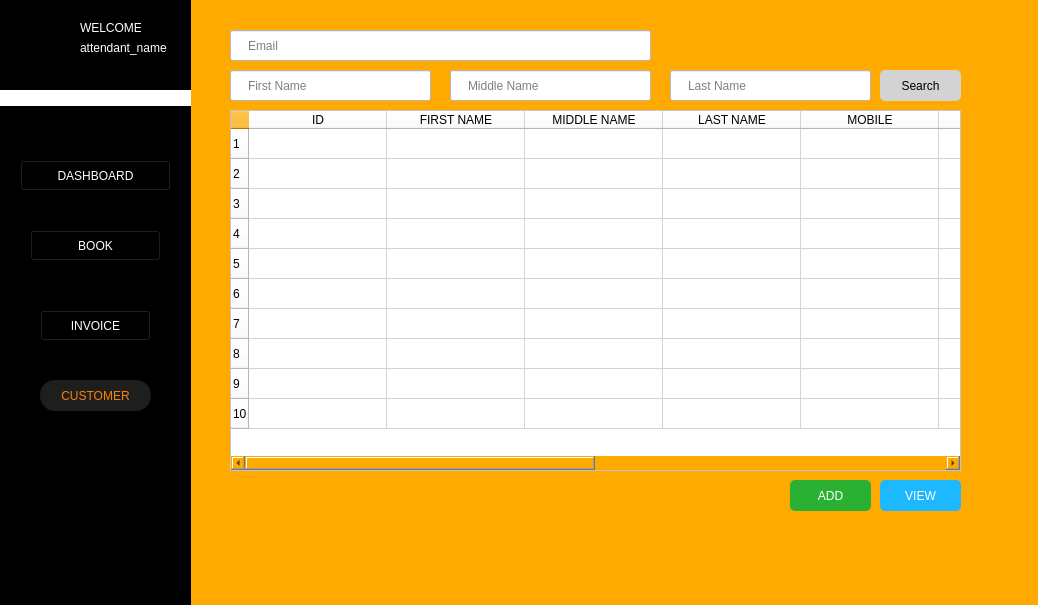
<?xml version="1.0" encoding="UTF-8"?>
<ui version="4.0">
 <class>CustomerWindow</class>
 <widget class="QWidget" name="CustomerWindow">
  <property name="geometry">
   <rect>
    <x>0</x>
    <y>0</y>
    <width>1038</width>
    <height>605</height>
   </rect>
  </property>
  <property name="windowTitle">
   <string>Form</string>
  </property>
  <property name="styleSheet">
   <string notr="true">background-color: rgb(255, 170, 0);</string>
  </property>
  <widget class="QPushButton" name="btn_customer_add">
   <property name="geometry">
    <rect>
     <x>790</x>
     <y>480</y>
     <width>81</width>
     <height>31</height>
    </rect>
   </property>
   <property name="styleSheet">
    <string notr="true">color: rgb(255, 255, 255);
background-color: rgb(42, 177, 51);
border-radius: 5px;
</string>
   </property>
   <property name="text">
    <string>ADD</string>
   </property>
   <property name="icon">
    <iconset>
     <normaloff>img/plus-button.png</normaloff>img/plus-button.png</iconset>
   </property>
  </widget>
  <widget class="QLineEdit" name="txt_customerfname">
   <property name="geometry">
    <rect>
     <x>230</x>
     <y>70</y>
     <width>201</width>
     <height>31</height>
    </rect>
   </property>
   <property name="styleSheet">
    <string notr="true">background-color: rgb(255, 255, 255);
padding-left: 15px;</string>
   </property>
   <property name="placeholderText">
    <string>First Name</string>
   </property>
   <property name="clearButtonEnabled">
    <bool>false</bool>
   </property>
  </widget>
  <widget class="QPushButton" name="btn_settings">
   <property name="geometry">
    <rect>
     <x>10</x>
     <y>510</y>
     <width>31</width>
     <height>24</height>
    </rect>
   </property>
   <property name="styleSheet">
    <string notr="true">border-style: none;
background-color: rgb(0, 0, 0);</string>
   </property>
   <property name="text">
    <string/>
   </property>
   <property name="icon">
    <iconset>
     <normaloff>../img/settingsIM.png</normaloff>../img/settingsIM.png</iconset>
   </property>
   <property name="iconSize">
    <size>
     <width>20</width>
     <height>20</height>
    </size>
   </property>
  </widget>
  <widget class="QLabel" name="label_33">
   <property name="geometry">
    <rect>
     <x>20</x>
     <y>20</y>
     <width>41</width>
     <height>41</height>
    </rect>
   </property>
   <property name="styleSheet">
    <string notr="true">border-style: none;
background-color: black;
</string>
   </property>
   <property name="text">
    <string/>
   </property>
   <property name="pixmap">
    <pixmap>../img/ARMS_LGO(1).png</pixmap>
   </property>
   <property name="scaledContents">
    <bool>true</bool>
   </property>
  </widget>
  <widget class="QPushButton" name="btn_dashboard">
   <property name="geometry">
    <rect>
     <x>20</x>
     <y>160</y>
     <width>151</width>
     <height>31</height>
    </rect>
   </property>
   <property name="styleSheet">
    <string notr="true">color: rgb(255, 255, 255);
background-color: rgb(0, 0, 0);</string>
   </property>
   <property name="text">
    <string>DASHBOARD</string>
   </property>
  </widget>
  <widget class="QPushButton" name="btn_customer">
   <property name="geometry">
    <rect>
     <x>40</x>
     <y>380</y>
     <width>111</width>
     <height>31</height>
    </rect>
   </property>
   <property name="styleSheet">
    <string notr="true">border-style: none;
color: #FC8100;
border-radius: 15px;
background-color: #1E1E1E;
</string>
   </property>
   <property name="text">
    <string>CUSTOMER</string>
   </property>
  </widget>
  <widget class="QLabel" name="attendant_name">
   <property name="geometry">
    <rect>
     <x>80</x>
     <y>40</y>
     <width>91</width>
     <height>16</height>
    </rect>
   </property>
   <property name="styleSheet">
    <string notr="true">color: rgb(255, 255, 255);
background-color: rgb(0, 0, 0);
</string>
   </property>
   <property name="text">
    <string>attendant_name</string>
   </property>
  </widget>
  <widget class="QLabel" name="label_13">
   <property name="geometry">
    <rect>
     <x>80</x>
     <y>20</y>
     <width>61</width>
     <height>16</height>
    </rect>
   </property>
   <property name="styleSheet">
    <string notr="true">color: rgb(255, 255, 255);
background-color: rgb(0, 0, 0);</string>
   </property>
   <property name="text">
    <string>WELCOME</string>
   </property>
  </widget>
  <widget class="QPushButton" name="btn_books">
   <property name="geometry">
    <rect>
     <x>30</x>
     <y>230</y>
     <width>131</width>
     <height>31</height>
    </rect>
   </property>
   <property name="styleSheet">
    <string notr="true">color: rgb(255, 255, 255);
background-color: rgb(0, 0, 0);
</string>
   </property>
   <property name="text">
    <string>BOOK</string>
   </property>
  </widget>
  <widget class="QLabel" name="label">
   <property name="geometry">
    <rect>
     <x>0</x>
     <y>0</y>
     <width>191</width>
     <height>701</height>
    </rect>
   </property>
   <property name="styleSheet">
    <string notr="true">background-color: rgb(0, 0, 0);</string>
   </property>
   <property name="text">
    <string/>
   </property>
  </widget>
  <widget class="QPushButton" name="btn_invoice">
   <property name="geometry">
    <rect>
     <x>40</x>
     <y>310</y>
     <width>111</width>
     <height>31</height>
    </rect>
   </property>
   <property name="styleSheet">
    <string notr="true">color: rgb(255, 255, 255);
background-color: rgb(0, 0, 0);</string>
   </property>
   <property name="text">
    <string>INVOICE</string>
   </property>
  </widget>
  <widget class="QLabel" name="label_2">
   <property name="geometry">
    <rect>
     <x>0</x>
     <y>90</y>
     <width>191</width>
     <height>16</height>
    </rect>
   </property>
   <property name="styleSheet">
    <string notr="true">background-color: rgb(255, 255, 255);</string>
   </property>
   <property name="text">
    <string/>
   </property>
  </widget>
  <widget class="QPushButton" name="search_btn">
   <property name="geometry">
    <rect>
     <x>880</x>
     <y>70</y>
     <width>81</width>
     <height>31</height>
    </rect>
   </property>
   <property name="styleSheet">
    <string notr="true">color: black;
background-color: lightgrey;
border-radius: 5px;
</string>
   </property>
   <property name="text">
    <string>Search</string>
   </property>
   <property name="icon">
    <iconset>
     <normaloff>img/plus-button.png</normaloff>img/plus-button.png</iconset>
   </property>
  </widget>
  <widget class="QTableWidget" name="tbl_customer">
   <property name="geometry">
    <rect>
     <x>230</x>
     <y>110</y>
     <width>731</width>
     <height>361</height>
    </rect>
   </property>
   <property name="autoFillBackground">
    <bool>false</bool>
   </property>
   <property name="styleSheet">
    <string notr="true">background-color: white</string>
   </property>
   <property name="editTriggers">
    <set>QAbstractItemView::NoEditTriggers</set>
   </property>
   <property name="rowCount">
    <number>10</number>
   </property>
   <attribute name="horizontalHeaderDefaultSectionSize">
    <number>138</number>
   </attribute>
   <row/>
   <row/>
   <row/>
   <row/>
   <row/>
   <row/>
   <row/>
   <row/>
   <row/>
   <row/>
   <column>
    <property name="text">
     <string>ID</string>
    </property>
   </column>
   <column>
    <property name="text">
     <string>FIRST NAME</string>
    </property>
   </column>
   <column>
    <property name="text">
     <string>MIDDLE NAME</string>
    </property>
   </column>
   <column>
    <property name="text">
     <string>LAST NAME</string>
    </property>
   </column>
   <column>
    <property name="text">
     <string>MOBILE</string>
    </property>
   </column>
   <column>
    <property name="text">
     <string>EMAIL</string>
    </property>
   </column>
   <column>
    <property name="text">
     <string>MOBILE</string>
    </property>
   </column>
   <column>
    <property name="text">
     <string>ADDRESS</string>
    </property>
   </column>
   <column>
    <property name="text">
     <string>STATUS</string>
    </property>
   </column>
   <column>
    <property name="text">
     <string>REGISTERED</string>
    </property>
   </column>
  </widget>
  <widget class="QPushButton" name="btn_customer_view">
   <property name="geometry">
    <rect>
     <x>880</x>
     <y>480</y>
     <width>81</width>
     <height>31</height>
    </rect>
   </property>
   <property name="styleSheet">
    <string notr="true">color: rgb(255, 255, 255);
background-color: rgb(30, 184, 255);
border-radius: 5px;
</string>
   </property>
   <property name="text">
    <string>VIEW</string>
   </property>
   <property name="icon">
    <iconset>
     <normaloff>img/plus-button.png</normaloff>img/plus-button.png</iconset>
   </property>
  </widget>
  <widget class="QLineEdit" name="txt_customermname">
   <property name="geometry">
    <rect>
     <x>450</x>
     <y>70</y>
     <width>201</width>
     <height>31</height>
    </rect>
   </property>
   <property name="styleSheet">
    <string notr="true">background-color: rgb(255, 255, 255);
padding-left: 15px;</string>
   </property>
   <property name="placeholderText">
    <string>Middle Name</string>
   </property>
   <property name="clearButtonEnabled">
    <bool>false</bool>
   </property>
  </widget>
  <widget class="QLineEdit" name="txt_customerlname">
   <property name="geometry">
    <rect>
     <x>670</x>
     <y>70</y>
     <width>201</width>
     <height>31</height>
    </rect>
   </property>
   <property name="styleSheet">
    <string notr="true">background-color: rgb(255, 255, 255);
padding-left: 15px;</string>
   </property>
   <property name="placeholderText">
    <string>Last Name</string>
   </property>
   <property name="clearButtonEnabled">
    <bool>false</bool>
   </property>
  </widget>
  <widget class="QLineEdit" name="txt_email">
   <property name="geometry">
    <rect>
     <x>230</x>
     <y>30</y>
     <width>421</width>
     <height>31</height>
    </rect>
   </property>
   <property name="styleSheet">
    <string notr="true">background-color: rgb(255, 255, 255);
padding-left: 15px;</string>
   </property>
   <property name="placeholderText">
    <string>Email</string>
   </property>
   <property name="clearButtonEnabled">
    <bool>false</bool>
   </property>
  </widget>
  <zorder>label</zorder>
  <zorder>btn_customer_add</zorder>
  <zorder>txt_customerfname</zorder>
  <zorder>btn_settings</zorder>
  <zorder>label_33</zorder>
  <zorder>btn_dashboard</zorder>
  <zorder>btn_customer</zorder>
  <zorder>attendant_name</zorder>
  <zorder>label_13</zorder>
  <zorder>btn_books</zorder>
  <zorder>btn_invoice</zorder>
  <zorder>label_2</zorder>
  <zorder>search_btn</zorder>
  <zorder>tbl_customer</zorder>
  <zorder>btn_customer_view</zorder>
  <zorder>txt_customermname</zorder>
  <zorder>txt_customerlname</zorder>
  <zorder>txt_email</zorder>
 </widget>
 <resources/>
 <connections/>
</ui>
